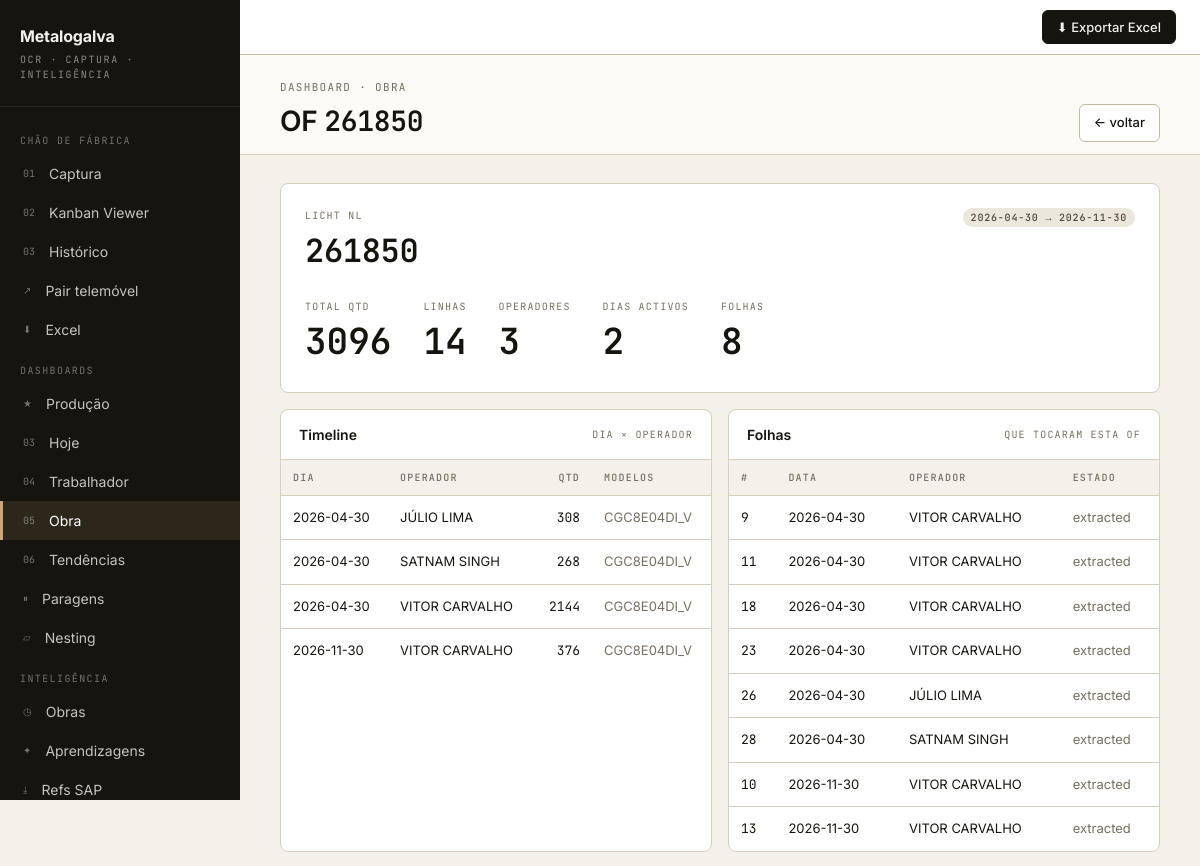
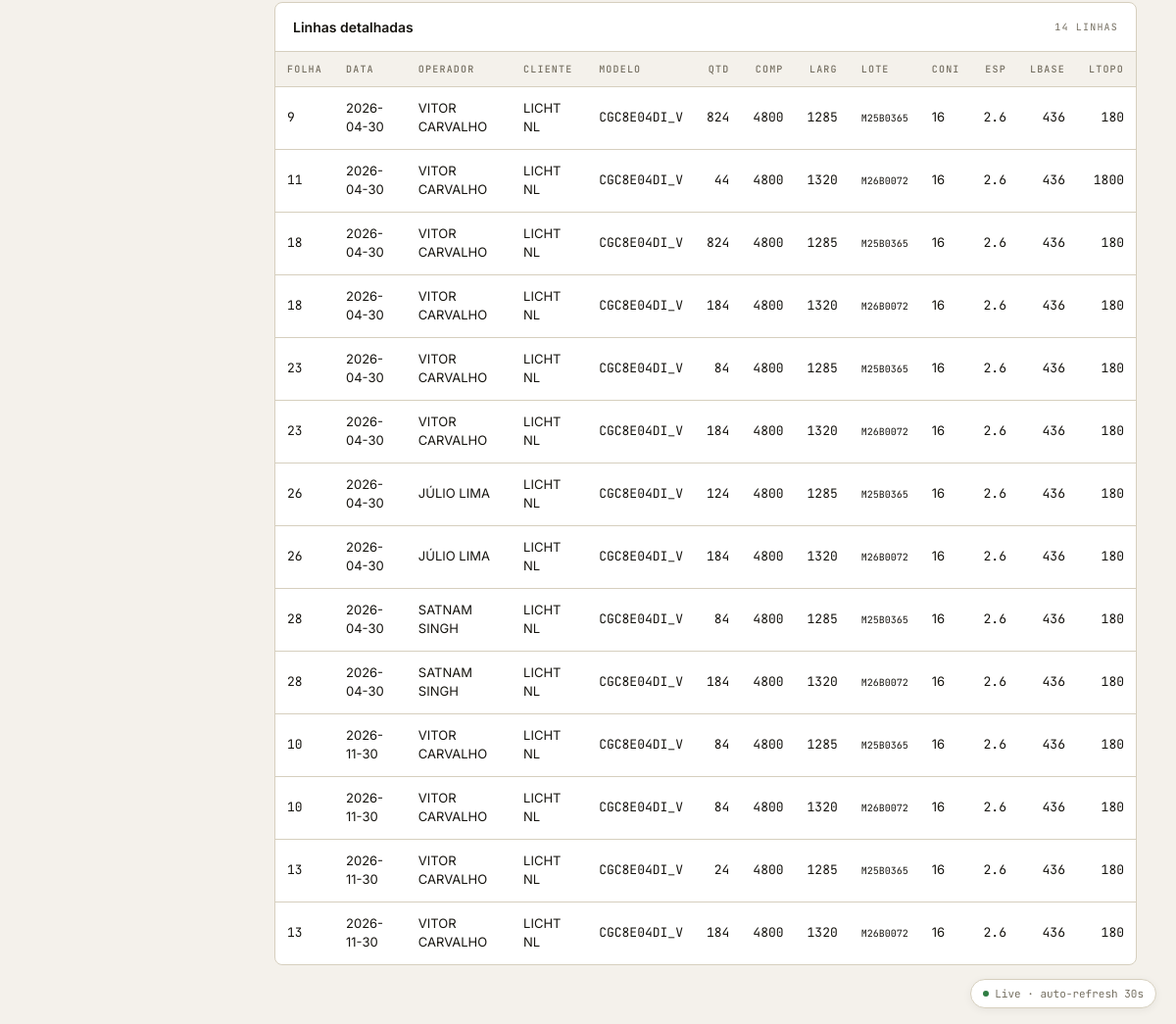
Screenshot of /dashboard/jobs/261850 with the database file from the repository (2 pictures, top to bottom).
### tables this page shows
CREATE TABLE production_rows (
    id INTEGER PRIMARY KEY AUTOINCREMENT,
    sheet_id INTEGER NOT NULL REFERENCES sheets(id) ON DELETE CASCADE,
    row_index INTEGER NOT NULL,
    -- denormalised from sheet header / footer
    operador TEXT,
    sheet_date TEXT,                  -- DD-MM-YYYY as captured (kept as text; query via substr/julianday)
    sheet_iso_date TEXT,              -- YYYY-MM-DD for SQL date() comparisons
    captured_at TIMESTAMP,
    validated_at TIMESTAMP,
    sheet_status TEXT,
    sheet_hours REAL,                 -- footer.horas_trabalhadas as decimal hours
    sheet_total_qty INTEGER,          -- sum(qtd) of the sheet (for ratios)
    -- row data
    pri TEXT,
    cliente TEXT,
    ov TEXT,
    of TEXT,
    modelo TEXT,
    qtd INTEGER,
    comp_mm INTEGER,
    larg_mm INTEGER,
    lote TEXT,
    coni TEXT,
    esp REAL,
    lbase INTEGER,
    ltopo INTEGER, m2 REAL, nesting TEXT, qtd_metros REAL, cesta_n TEXT, inicio TEXT, fim TEXT,
    UNIQUE (sheet_id, row_index)
);

### backend/app/web/main.py (the view)
@app.get("/dashboard/jobs/{of_number:path}", response_class=HTMLResponse)
def dashboard_job_detail(request: Request, of_number: str) -> Response:
    detail = kpis.job_detail(of_number)
    return templates.TemplateResponse(
        request,
        "dashboard_job_detail.html",
        {"detail": detail, "active_tab": "jobs"},
    )

### backend/app/web/templates/dashboard_job_detail.html (shortened to what this page needs)
{% extends "base.html" %}
{% set live = true %}
{% block content %}
<div class="page-h">
  <div>
    <div class="page-eyebrow">Dashboard · Obra</div>
    <h1 class="page-title">OF <span class="mono">{{ detail.of }}</span></h1>
  </div>
  <a href="/dashboard/jobs" class="btn">← voltar</a>
</div>
<div id="dash-data" class="page-content"
     hx-get="{{ request.url }}"
     hx-trigger="every 30s"
     hx-select="#dash-data"
     hx-swap="outerHTML">
  {% set total_qty = (detail.rows | rejectattr('qtd', 'none') | sum(attribute='qtd')) %}
  {% set distinct_ops = detail.timeline | map(attribute='operador') | unique | list | length %}
  {% set distinct_days = detail.timeline | map(attribute='day') | unique | list | length %}
  {% set first_day = detail.sheets[0].sheet_iso_date if detail.sheets else '—' %}
  {% set last_day = detail.sheets[-1].sheet_iso_date if detail.sheets else '—' %}
  {% set first_cliente = detail.rows[0].cliente if detail.rows else '' %}
  <div class="card" style="padding:24px; margin-bottom:16px;">
    <div style="display:flex; justify-content:space-between; align-items:flex-start; gap:12px; flex-wrap:wrap;">
      <div>
        <div class="lbl">{{ first_cliente or '—' }}</div>
        <div style="font-size:32px; font-weight:600; letter-spacing:-0.01em; margin-top:4px;" class="mono">{{ detail.of }}</div>
      </div>
      {% if first_day != last_day %}
      <span class="pill neutral">{{ first_day }} → {{ last_day }}</span>
      {% else %}
      <span class="pill neutral">{{ first_day }}</span>
      {% endif %}
    </div>
    <div style="display:flex; gap:32px; margin-top:24px; flex-wrap:wrap;">
      <div>
        <div class="lbl">Total qtd</div>
        <div class="mono" style="font-size:36px; font-weight:600;">{{ total_qty }}</div>
      </div>
      <div>
        <div class="lbl">Linhas</div>
        <div class="mono" style="font-size:36px; font-weight:600;">{{ detail.rows | length }}</div>
      </div>
      <div>
        <div class="lbl">Operadores</div>
        <div class="mono" style="font-size:36px; font-weight:600;">{{ distinct_ops }}</div>
      </div>
      <div>
        <div class="lbl">Dias activos</div>
        <div class="mono" style="font-size:36px; font-weight:600;">{{ distinct_days }}</div>
      </div>
      <div>
        <div class="lbl">Folhas</div>
        <div class="mono" style="font-size:36px; font-weight:600;">{{ detail.sheets | length }}</div>
      </div>
    </div>
  </div>
  <div style="display:grid; grid-template-columns:1fr 1fr; gap:16px; margin-bottom:16px;" class="d-grid">
    <div class="card">
      <div class="card-h"><div class="card-h-title">Timeline</div><div class="card-h-sub">Dia × Operador</div></div>
      {% if detail.timeline %}
      <table class="tbl">
        <thead><tr><th>Dia</th><th>Operador</th><th style="text-align:right;">Qtd</th><th>Modelos</th></tr></thead>
        <tbody>
        {% for r in detail.timeline %}
        <tr>
          <td>{{ r.day }}</td>
          <td><a href="/dashboard/workers/{{ r.operador|urlencode }}">{{ r.operador }}</a></td>
          <td class="mono" style="text-align:right;">{{ r.qty }}</td>
          <td class="muted tiny">{{ r.modelos }}</td>
        </tr>
        {% endfor %}
        </tbody>
      </table>
      {% else %}<div class="card-b muted">Sem dados.</div>{% endif %}
    </div>
    <div class="card">
      <div class="card-h"><div class="card-h-title">Folhas</div><div class="card-h-sub">Que tocaram esta OF</div></div>
      {% if detail.sheets %}
      <table class="tbl">
        <thead><tr><th>#</th><th>Data</th><th>Operador</th><th>Estado</th></tr></thead>
        <tbody>
        {% for r in detail.sheets %}
        <tr>
          <td class="mono"><a href="/sheet/{{ r.sheet_id }}">{{ r.sheet_id }}</a></td>
          <td>{{ r.sheet_iso_date }}</td>
          <td>{{ r.operador }}</td>
          <td class="muted tiny">{{ r.sheet_status }}</td>
        </tr>
        {% endfor %}
        </tbody>
      </table>
      {% else %}<div class="card-b muted">Sem folhas.</div>{% endif %}
    </div>
  </div>
  <div class="card">
    <div class="card-h">
      <div class="card-h-title">Linhas detalhadas</div>
      <div class="card-h-sub">{{ detail.rows|length }} linhas</div>
    </div>
    {% if detail.rows %}
    <div class="scroll-x">
      <table class="tbl" style="font-size:11px;">
        <thead><tr><th>Folha</th><th>Data</th><th>Operador</th><th>Cliente</th><th>Modelo</th><th style="text-align:right;">Qtd</th><th style="text-align:right;">Comp</th><th style="text-align:right;">Larg</th><th>Lote</th><th>Coni</th><th style="text-align:right;">Esp</th><th style="text-align:right;">Lbase</th><th style="text-align:right;">Ltopo</th></tr></thead>
        <tbody>
        {% for r in detail.rows %}
        <tr>
          <td class="mono"><a href="/sheet/{{ r.sheet_id }}">{{ r.sheet_id }}</a></td>
          <td>{{ r.sheet_iso_date }}</td>
          <td>{{ r.operador }}</td>
          <td>{{ r.cliente }}</td>
          <td class="mono">{{ r.modelo }}</td>
          <td class="mono" style="text-align:right;">{{ r.qtd or '' }}</td>
          <td class="mono" style="text-align:right;">{{ r.comp_mm or '' }}</td>
          <td class="mono" style="text-align:right;">{{ r.larg_mm or '' }}</td>
          <td class="mono" style="font-size:10px;">{{ r.lote or '' }}</td>
          <td>{{ r.coni or '' }}</td>
          <td class="mono" style="text-align:right;">{{ r.esp or '' }}</td>
          <td class="mono" style="text-align:right;">{{ r.lbase or '' }}</td>
          <td class="mono" style="text-align:right;">{{ r.ltopo or '' }}</td>
        </tr>
        {% endfor %}
        </tbody>
      </table>
    </div>
    {% endif %}
  </div>
</div>
{% endblock %}

### backend/app/web/static/design.css (style rules this page uses)
:root { --paper: #F4F1EB; --paper-2: #ECE7DD; --paper-3: #E2DCCE; --ink: #16140F; --ink-2: #2A271F; --ink-3: #4A453A; --ink-4: #756F61; --ink-5: #9B9587; --rule: #D6CFBE; --rule-2: #C2BAA5; --surface: #FBFAF6; --surface-2: #FFFFFF; --accent: #D4A574; --accent-ink: #8A5F2D; --accent-soft: #F0E2C9; --ok: #2F7D43; --ok-soft: #DDEBD8; --warn: #B8841C; --warn-soft: #F5E7C2; --crit: #B53024; --crit-soft: #F4D7D2; --info: #2D5B8A; --info-soft: #D5E2EE; --font-sans: 'Inter', system-ui, -apple-system, sans-serif; --font-mono: 'JetBrains Mono', ui-monospace, monospace; --font-hand: 'Caveat', cursive; }
* { box-sizing: border-box; }
html, body { margin: 0; padding: 0; }
body { font-family: var(--font-sans); background: var(--paper); color: var(--ink); font-size: 15px; line-height: 1.5; -webkit-font-smoothing: antialiased; -moz-osx-font-smoothing: grayscale; }
a { color: inherit; text-decoration: none; }
.mono { font-family: var(--font-mono); font-feature-settings: 'tnum'; }
.muted { color: var(--ink-4); }
.tiny { font-size: 11px; }
.lbl { font-family: var(--font-mono); font-size: 10px; text-transform: uppercase; letter-spacing: 0.12em; color: var(--ink-4); }
.scroll-x { overflow-x: auto; }
.page-h { padding: 24px 40px 12px; border-bottom: 1px solid var(--rule); background: var(--surface); display: flex; align-items: flex-end; justify-content: space-between; gap: 16px; flex-wrap: wrap; }
.page-eyebrow { font-family: var(--font-mono); font-size: 11px; letter-spacing: 0.12em; text-transform: uppercase; color: var(--ink-4); margin-bottom: 4px; }
.page-title { font-size: 28px; font-weight: 600; letter-spacing: -0.01em; margin: 0; }
.page-content { padding: 28px 40px 60px; }
.btn { display: inline-flex; align-items: center; gap: 8px; padding: 8px 14px; border: 1px solid var(--rule-2); background: var(--surface-2); border-radius: 6px; font-size: 13px; font-weight: 500; color: var(--ink); cursor: pointer; transition: all .12s; text-decoration: none; }
.pill { display: inline-flex; align-items: center; gap: 4px; padding: 2px 8px; border-radius: 999px; font-family: var(--font-mono); font-size: 10px; letter-spacing: 0.08em; text-transform: uppercase; font-weight: 500; }
.pill.neutral { background: var(--paper-2); color: var(--ink-3); }
.card { background: var(--surface-2); border: 1px solid var(--rule); border-radius: 8px; }
.card-h { padding: 14px 18px; border-bottom: 1px solid var(--rule); display: flex; align-items: center; justify-content: space-between; gap: 12px; }
.card-h-title { font-weight: 600; font-size: 14px; }
.card-h-sub { font-family: var(--font-mono); font-size: 10px; color: var(--ink-4); letter-spacing: 0.12em; text-transform: uppercase; }
.tbl { width: 100%; border-collapse: collapse; }
.tbl th { text-align: left; padding: 10px 12px; font-family: var(--font-mono); font-size: 10px; letter-spacing: 0.12em; text-transform: uppercase; color: var(--ink-4); font-weight: 500; border-bottom: 1px solid var(--rule); background: var(--paper); }
.tbl td { padding: 12px; border-bottom: 1px solid var(--rule); font-size: 13px; vertical-align: middle; }
.tbl tr:last-child td { border-bottom: none; }

### rows the page displays
production_rows: cliente "LICHT NL", sheet_id "9", sheet_iso_date "2026-04-30", operador "VITOR CARVALHO", sheet_status "extracted", modelo "CGC8E04DI_V", qtd "824", comp_mm "4800", larg_mm "1285", lote "M25B0365", coni "16", esp "2.6", lbase "436", ltopo "180"
production_rows: sheet_id "11", sheet_iso_date "2026-04-30", operador "VITOR CARVALHO", sheet_status "extracted", cliente "LICHT NL", modelo "CGC8E04DI_V", qtd "44", comp_mm "4800", larg_mm "1320", lote "M26B0072", coni "16", esp "2.6", lbase "436", ltopo "1800"
production_rows: sheet_id "18", sheet_iso_date "2026-04-30", operador "VITOR CARVALHO", cliente "LICHT NL", modelo "CGC8E04DI_V", qtd "824", comp_mm "4800", larg_mm "1285", lote "M25B0365", coni "16", esp "2.6", lbase "436", ltopo "180"
production_rows: sheet_id "18", sheet_iso_date "2026-04-30", operador "VITOR CARVALHO", cliente "LICHT NL", modelo "CGC8E04DI_V", qtd "184", comp_mm "4800", larg_mm "1320", lote "M26B0072", coni "16", esp "2.6", lbase "436", ltopo "180"
production_rows: sheet_id "23", sheet_iso_date "2026-04-30", operador "VITOR CARVALHO", cliente "LICHT NL", modelo "CGC8E04DI_V", qtd "84", comp_mm "4800", larg_mm "1285", lote "M25B0365", coni "16", esp "2.6", lbase "436", ltopo "180"
production_rows: sheet_id "23", sheet_iso_date "2026-04-30", operador "VITOR CARVALHO", cliente "LICHT NL", modelo "CGC8E04DI_V", qtd "184", comp_mm "4800", larg_mm "1320", lote "M26B0072", coni "16", esp "2.6", lbase "436", ltopo "180"
production_rows: sheet_id "26", sheet_iso_date "2026-04-30", operador "JÚLIO LIMA", cliente "LICHT NL", modelo "CGC8E04DI_V", qtd "124", comp_mm "4800", larg_mm "1285", lote "M25B0365", coni "16", esp "2.6", lbase "436", ltopo "180"
production_rows: sheet_id "26", sheet_iso_date "2026-04-30", operador "JÚLIO LIMA", cliente "LICHT NL", modelo "CGC8E04DI_V", qtd "184", comp_mm "4800", larg_mm "1320", lote "M26B0072", coni "16", esp "2.6", lbase "436", ltopo "180"
production_rows: sheet_id "28", sheet_iso_date "2026-04-30", operador "SATNAM SINGH", cliente "LICHT NL", modelo "CGC8E04DI_V", qtd "84", comp_mm "4800", larg_mm "1285", lote "M25B0365", coni "16", esp "2.6", lbase "436", ltopo "180"
production_rows: sheet_id "28", sheet_iso_date "2026-04-30", operador "SATNAM SINGH", cliente "LICHT NL", modelo "CGC8E04DI_V", qtd "184", comp_mm "4800", larg_mm "1320", lote "M26B0072", coni "16", esp "2.6", lbase "436", ltopo "180"
production_rows: sheet_id "10", sheet_iso_date "2026-11-30", operador "VITOR CARVALHO", cliente "LICHT NL", modelo "CGC8E04DI_V", qtd "84", comp_mm "4800", larg_mm "1285", lote "M25B0365", coni "16", esp "2.6", lbase "436", ltopo "180"
production_rows: sheet_id "10", sheet_iso_date "2026-11-30", operador "VITOR CARVALHO", cliente "LICHT NL", modelo "CGC8E04DI_V", qtd "84", comp_mm "4800", larg_mm "1320", lote "M26B0072", coni "16", esp "2.6", lbase "436", ltopo "180"
production_rows: sheet_id "13", sheet_iso_date "2026-11-30", operador "VITOR CARVALHO", cliente "LICHT NL", modelo "CGC8E04DI_V", qtd "24", comp_mm "4800", larg_mm "1285", lote "M25B0365", coni "16", esp "2.6", lbase "436", ltopo "180"
production_rows: sheet_id "13", sheet_iso_date "2026-11-30", operador "VITOR CARVALHO", cliente "LICHT NL", modelo "CGC8E04DI_V", qtd "184", comp_mm "4800", larg_mm "1320", lote "M26B0072", coni "16", esp "2.6", lbase "436", ltopo "180"

### other values shown
{{ detail.of }} "261850"
{{ first_day }} "2026-04-30"
{{ last_day }} "2026-11-30"
{{ total_qty }} "3096"
{{ detail.rows | length }} "14"
{{ distinct_ops }} "3"
{{ distinct_days }} "2"
{{ detail.sheets | length }} "8"
{{ r.day }} "2026-04-30" "2026-04-30" "2026-04-30" "2026-11-30"
{{ r.operador }} "JÚLIO LIMA" "SATNAM SINGH" "VITOR CARVALHO" "VITOR CARVALHO"
{{ r.qty }} "308" "268" "2144" "376"
{{ r.modelos }} "CGC8E04DI_V" "CGC8E04DI_V" "CGC8E04DI_V" "CGC8E04DI_V"
{{ r.sheet_id }} "18" "23" "26" "28" "10" "13"
{{ r.sheet_iso_date }} "2026-04-30" "2026-04-30" "2026-04-30" "2026-04-30" "2026-11-30" "2026-11-30"
{{ r.operador }} "VITOR CARVALHO" "VITOR CARVALHO" "JÚLIO LIMA" "SATNAM SINGH" "VITOR CARVALHO" "VITOR CARVALHO"
